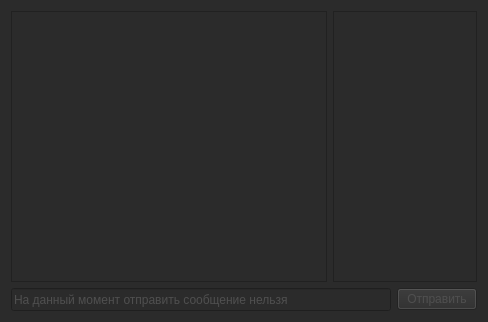
<?xml version="1.0" encoding="UTF-8"?>
<ui version="4.0">
 <class>Form</class>
 <widget class="QWidget" name="Form">
  <property name="geometry">
   <rect>
    <x>0</x>
    <y>0</y>
    <width>488</width>
    <height>322</height>
   </rect>
  </property>
  <property name="windowTitle">
   <string>Чат</string>
  </property>
  <property name="styleSheet">
   <string notr="true">background-color: rgb(43, 43, 43);
color: rgb(255, 255, 255);</string>
  </property>
  <layout class="QVBoxLayout" name="verticalLayout">
   <item>
    <layout class="QHBoxLayout" name="horizontalLayout_4">
     <item>
      <widget class="QTextEdit" name="chat_text">
       <property name="font">
        <font>
         <family>Consolas</family>
         <pointsize>10</pointsize>
        </font>
       </property>
       <property name="styleSheet">
        <string notr="true">selection-background-color: rgb(161, 75, 0);</string>
       </property>
       <property name="undoRedoEnabled">
        <bool>false</bool>
       </property>
       <property name="readOnly">
        <bool>true</bool>
       </property>
      </widget>
     </item>
     <item>
      <widget class="QTreeWidget" name="members_list">
       <property name="minimumSize">
        <size>
         <width>144</width>
         <height>0</height>
        </size>
       </property>
       <property name="maximumSize">
        <size>
         <width>144</width>
         <height>16777215</height>
        </size>
       </property>
       <property name="horizontalScrollBarPolicy">
        <enum>Qt::ScrollBarAlwaysOff</enum>
       </property>
       <property name="sizeAdjustPolicy">
        <enum>QAbstractScrollArea::AdjustToContents</enum>
       </property>
       <property name="editTriggers">
        <set>QAbstractItemView::DoubleClicked|QAbstractItemView::SelectedClicked</set>
       </property>
       <property name="indentation">
        <number>10</number>
       </property>
       <property name="rootIsDecorated">
        <bool>false</bool>
       </property>
       <property name="animated">
        <bool>false</bool>
       </property>
       <property name="wordWrap">
        <bool>true</bool>
       </property>
       <property name="expandsOnDoubleClick">
        <bool>true</bool>
       </property>
       <attribute name="headerVisible">
        <bool>false</bool>
       </attribute>
       <column>
        <property name="text">
         <string>Members</string>
        </property>
       </column>
      </widget>
     </item>
    </layout>
   </item>
   <item>
    <layout class="QVBoxLayout" name="verticalLayout_3">
     <property name="topMargin">
      <number>0</number>
     </property>
     <property name="rightMargin">
      <number>0</number>
     </property>
     <item>
      <layout class="QHBoxLayout" name="horizontalLayout_5">
       <property name="topMargin">
        <number>0</number>
       </property>
       <item>
        <widget class="QLineEdit" name="message_text">
         <property name="enabled">
          <bool>false</bool>
         </property>
         <property name="minimumSize">
          <size>
           <width>0</width>
           <height>23</height>
          </size>
         </property>
         <property name="styleSheet">
          <string notr="true">selection-background-color: rgb(161, 75, 0);
color: rgb(79, 79, 79);</string>
         </property>
         <property name="text">
          <string>На данный момент отправить сообщение нельзя</string>
         </property>
        </widget>
       </item>
       <item>
        <widget class="QPushButton" name="send_msg_btn">
         <property name="enabled">
          <bool>false</bool>
         </property>
         <property name="styleSheet">
          <string notr="true">border-color: rgb(255, 119, 0); selection-background-color: rgb(255, 119, 0); color: #4f4f4f</string>
         </property>
         <property name="text">
          <string>Отправить</string>
         </property>
        </widget>
       </item>
      </layout>
     </item>
    </layout>
   </item>
  </layout>
 </widget>
 <resources/>
 <connections/>
</ui>
